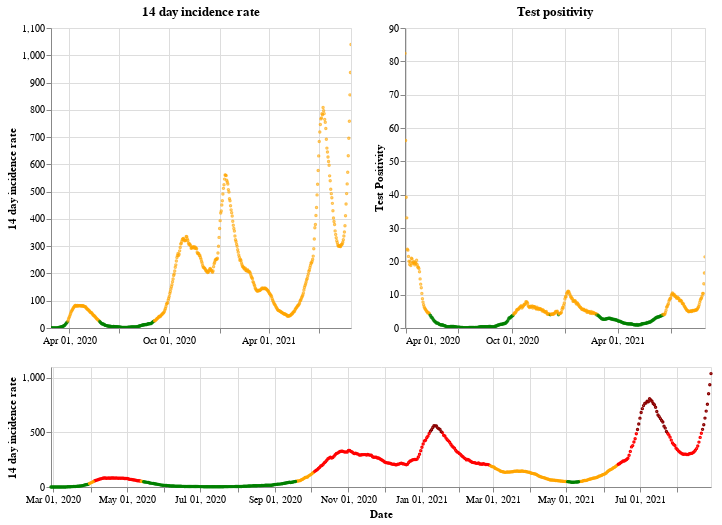

The cell this chart's notebook holds for it:
### Markdown cell above
## Scotland

### Code cell
plot_traffic_light('Scotland')

### Figure 1 — Vega-Lite specification as saved in the notebook (floating-point values rounded to 4 significant figures; data arrays with more than 128 entries replaced by an {"elided": "..."} marker saying what was removed)
{"config": {"view": {"continuousWidth": 400, "continuousHeight": 300}}, "vconcat": [{"hconcat": [{"mark": {"type": "point", "size": 2}, "encoding": {"color": {"condition": {"value": "green", "test": "(datum.twoWeeklyCasesRate <= 25)"}, "value": "orange"}, "tooltip": [{"type": "nominal", "field": "areaName"}, {"type": "temporal", "field": "date"}, {"type": "quantitative", "field": "twoWeeklyCasesRate"}, {"type": "quantitative", "field": "testPositivity"}], "x": {"type": "temporal", "axis": {"title": ""}, "field": "date", "scale": {"domain": {"selection": "DateBrush"}}, "timeUnit": "yearmonthdate"}, "y": {"type": "quantitative", "axis": {"title": "14 day incidence rate"}, "field": "twoWeeklyCasesRate"}}, "title": "14 day incidence rate", "width": 300}, {"mark": {"type": "point", "size": 2}, "encoding": {"color": {"condition": {"value": "green", "test": "(datum.testPositivity <= 4)"}, "value": "orange"}, "tooltip": [{"type": "nominal", "field": "areaName"}, {"type": "temporal", "field": "date"}, {"type": "quantitative", "field": "twoWeeklyCasesRate"}, {"type": "quantitative", "field": "testPositivity"}], "x": {"type": "temporal", "axis": {"title": ""}, "field": "date", "scale": {"domain": {"selection": "DateBrush"}}, "timeUnit": "yearmonthdate"}, "y": {"type": "quantitative", "axis": {"title": "Test Positivity"}, "field": "testPositivity"}}, "title": "Test positivity", "width": 300}]}, {"layer": [{"mark": {"type": "point", "size": 2}, "encoding": {"color": {"condition": {"value": "orange", "test": "(((datum.testPositivity < 4) && (datum.twoWeeklyCasesRate >= 50)) && (datum.twoWeeklyCasesRate < 200))"}, "value": "red"}, "opacity": {"condition": {"value": 1, "test": "((datum.twoWeeklyCasesRate >= 50) && (datum.twoWeeklyCasesRate < 500))"}, "value": 0}, "tooltip": [{"type": "nominal", "field": "areaName"}, {"type": "temporal", "field": "date"}, {"type": "quantitative", "field": "twoWeeklyCasesRate"}, {"type": "quantitative", "field": "testPositivity"}], "x": {"type": "temporal", "axis": {"title": "Date"}, "field": "date", "timeUnit": "yearmonthdate"}, "y": {"type": "quantitative", "axis": {"title": "14 day incidence rate"}, "field": "twoWeeklyCasesRate"}}, "selection": {"DateBrush": {"type": "interval", "encodings": ["x"], "fields": ["Time"]}}}, {"mark": {"type": "point", "size": 2}, "encoding": {"color": {"value": "darkred"}, "opacity": {"condition": {"value": 1, "test": "(datum.twoWeeklyCasesRate >= 500)"}, "value": 0}, "tooltip": [{"type": "nominal", "field": "areaName"}, {"type": "temporal", "field": "date"}, {"type": "quantitative", "field": "twoWeeklyCasesRate"}, {"type": "quantitative", "field": "testPositivity"}], "x": {"type": "temporal", "axis": {"title": "Date"}, "field": "date", "timeUnit": "yearmonthdate"}, "y": {"type": "quantitative", "axis": {"title": "14 day incidence rate"}, "field": "twoWeeklyCasesRate"}}}, {"mark": {"type": "point", "size": 2}, "encoding": {"color": {"condition": {"value": "green", "test": "((datum.testPositivity < 4) && (datum.twoWeeklyCasesRate < 50))"}, "value": "orange"}, "opacity": {"condition": {"value": 1, "test": "(datum.twoWeeklyCasesRate < 50)"}, "value": 0}, "tooltip": [{"type": "nominal", "field": "areaName"}, {"type": "temporal", "field": "date"}, {"type": "quantitative", "field": "twoWeeklyCasesRate"}, {"type": "quantitative", "field": "testPositivity"}], "x": {"type": "temporal", "axis": {"title": "Date"}, "field": "date", "timeUnit": "yearmonthdate"}, "y": {"type": "quantitative", "axis": {"title": "14 day incidence rate"}, "field": "twoWeeklyCasesRate"}}}], "height": 120, "width": 660}], "data": {"name": "data-59362a9a4eda5ed203570d2115d1d6bf"}, "$schema": "https://vega.github.io/schema/vega-lite/v4.8.1.json", "datasets": {"data-59362a9a4eda5ed203570d2115d1d6bf": {"elided": "549 records"}}}
